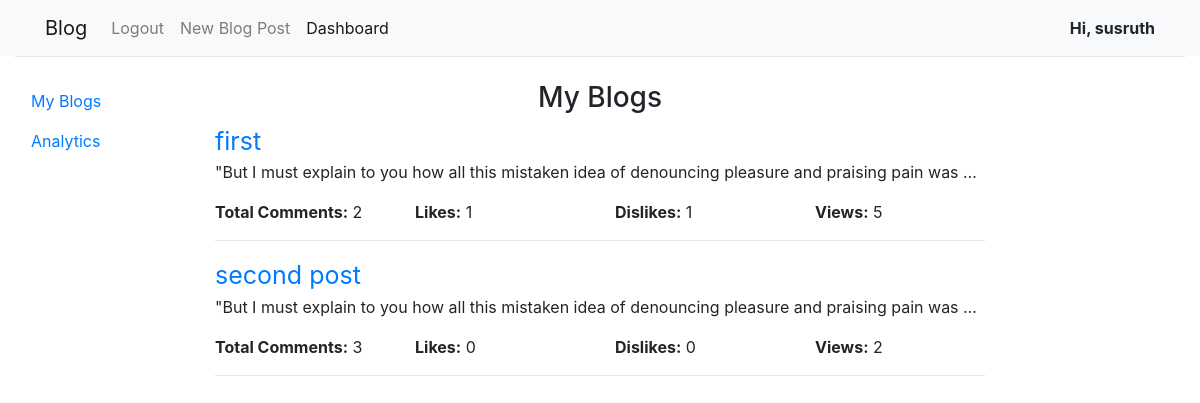
The page /my_blogs/ (signed in) on the database as committed earlier.
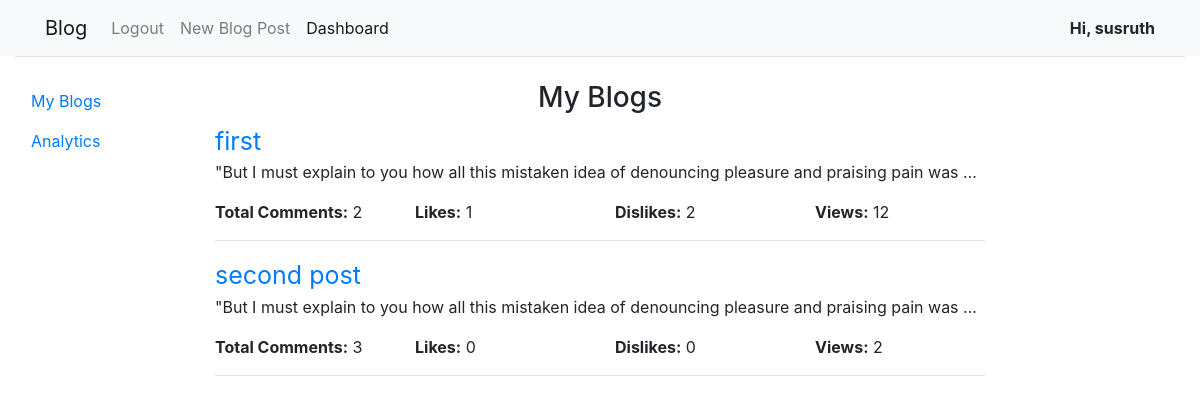
The same page on the database as committed later.
### posts/models.py (models this page shows)
class Post(models.Model):
    title = models.CharField(max_length=30)
    description = models.TextField()
    author = models.ForeignKey(User, on_delete=models.CASCADE)
    views = models.IntegerField(default=0)

### blog/views.py (the view)
# urls.py: url(r'^my_blogs/$', my_blogs, name="my_blogs"),
def my_blogs(request):
    context = {}
    if request.user.is_authenticated:
        posts = Post.objects.filter(author=request.user)
        context["posts"] = posts
    return render(request, 'blog/my_blogs.html', context)

### responses/templatetags/response_extras.py (called while the page is built)
@register.filter(name='likes_count')
def likes_count(res):
    return res.filter(liked=True,disliked=False).count()

@register.filter(name='dislikes_count')
def dislikes_count(res):
    return res.filter(liked=False,disliked=True).count()

### templates/blog/my_blogs.html (shortened to what this page needs)
{% extends "blog/dashboard.html" %}
{% load response_extras %}
  {% block data%}
  <center><h3>My Blogs</h3></center>
  {% for post in posts %}
    <a style='font-size: 25px;' href="{% url 'posts:show' post.id %}">{{ post.title }}</a>
    <p>{{ post.description|truncatechars:100 }}</p>
    <div class='row'>
      <div class='col'><b>Total Comments:</b> {{ post.comment_set.count }}</div>
      <div class='col'><b>Likes:</b> {{ post.response_set.all|likes_count }}</div>
      <div class='col'><b>Dislikes:</b> {{ post.response_set.all|dislikes_count }}</div>
      <div class='col'><b>Views:</b> {{ post.views }}</div>
    </div>
  	<hr>
  {% endfor  %}
{% endblock %}

Rows that differ between the two databases and show on the page:
changed Post "first": response_set.all|dislikes_count "1" → "2"; views "5" → "12"
